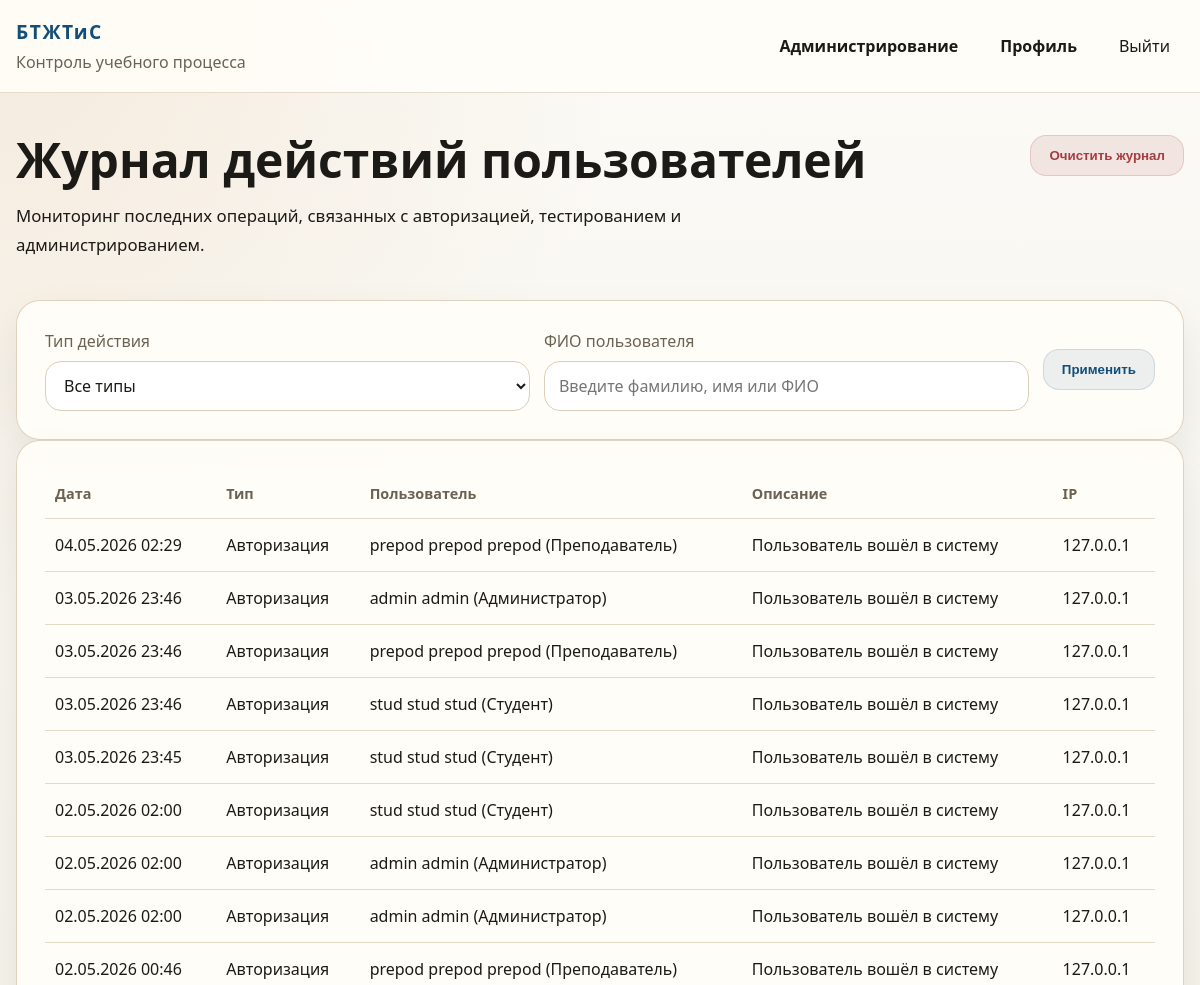
Page /admin-panel/logs/ (signed in, upper part) on the earlier database version.
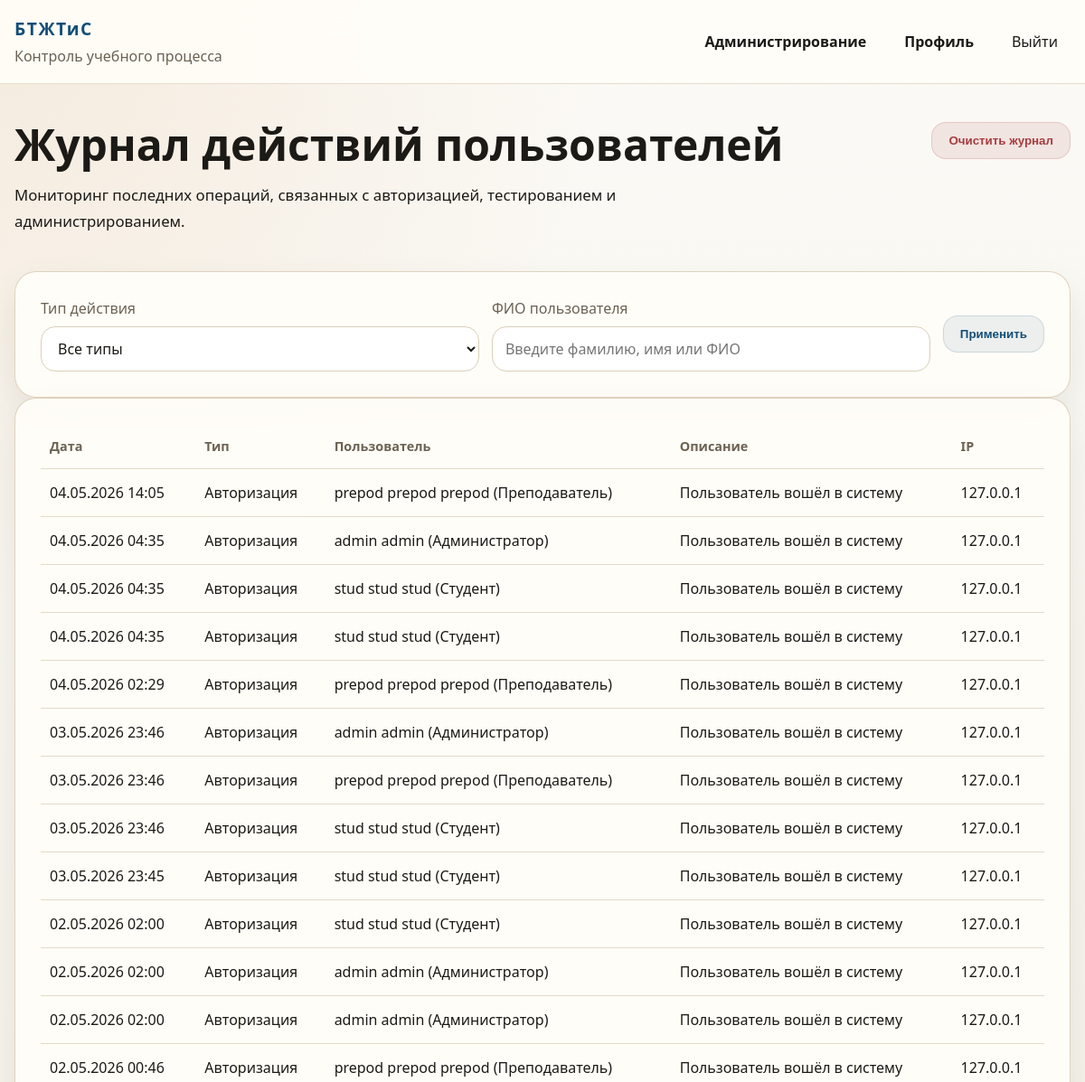
Same page on the later database version.
### education/models.py (models this page shows, shortened)
class ActivityLog(models.Model):
    class ActionType(models.TextChoices):
        AUTH = "auth", "Авторизация"
        PROFILE = "profile", "Профиль"
        TEST = "test", "Тест"
        ANALYTICS = "analytics", "Аналитика"
        ADMIN = "admin", "Администрирование"
    user = models.ForeignKey(
        settings.AUTH_USER_MODEL,
        on_delete=models.SET_NULL,
        blank=True,
        null=True,
        related_name="activity_logs",
        verbose_name="Пользователь",
    )
    action_type = models.CharField("Тип действия", max_length=20, choices=ActionType.choices)
    description = models.CharField("Описание", max_length=255)
    details = models.JSONField("Детали", blank=True, null=True)
    ip_address = models.GenericIPAddressField("IP-адрес", blank=True, null=True)
    created_at = models.DateTimeField("Дата и время", auto_now_add=True)
    class Meta:
        db_table = "logs"
        ordering = ["-created_at"]
        verbose_name = "Журнал действия"
        verbose_name_plural = "Журнал действий"

class User(AbstractUser):
    class Role(models.TextChoices):
        STUDENT = ROLE_STUDENT, "Студент"
        TEACHER = ROLE_TEACHER, "Преподаватель"
        ADMINISTRATOR = ROLE_ADMINISTRATOR, "Администратор"
    email = models.EmailField("Электронная почта", unique=True, blank=True, null=True)
    middle_name = models.CharField("Отчество", max_length=150, blank=True)
    phone = models.CharField("Телефон", max_length=32, blank=True)
    bio = models.TextField("О себе", blank=True)
    role = models.CharField(
        "Роль",
        max_length=20,
        choices=Role.choices,
        default=Role.STUDENT,
    )
    academic_group = models.ForeignKey(
        "AcademicGroup",
        on_delete=models.SET_NULL,
        related_name="students",
        blank=True,
        null=True,
        verbose_name="Учебная группа",
    )
    REQUIRED_FIELDS = ["first_name", "last_name"]
    objects = UserManager()
    class Meta:
        db_table = "users"
        ordering = ["last_name", "first_name", "username"]
        verbose_name = "Пользователь"
        verbose_name_plural = "Пользователи"
    @property
    def full_name(self):
        return " ".join(
            part for part in [self.last_name, self.first_name, self.middle_name] if part
        ) or self.username
    @property
    def is_administrator(self):
        return self.role == self.Role.ADMINISTRATOR or self.is_superuser
    def __str__(self):
        return f"{self.full_name} ({self.get_role_display()})"

### education/views.py (the view, shortened to what this page needs)
# urls.py: path("admin-panel/logs/", views.activity_logs, name="activity_logs"),
@role_required(User.Role.ADMINISTRATOR)
def activity_logs(request):
    logs = ActivityLog.objects.select_related("user").all()
    filter_form = ActivityLogFilterForm(request.GET or None)
    return render(
        request,
        "education/activity_logs.html",
        {"logs": logs[:150], "filter_form": filter_form},
    )

### education/forms.py
class ActivityLogFilterForm(StyledFormMixin, forms.Form):
    action_type = forms.ChoiceField(
        choices=[("", "Все типы")] + list(ActivityLog.ActionType.choices),
        required=False,
        label="Тип действия",
    )
    user_query = forms.CharField(
        required=False,
        label="ФИО пользователя",
        widget=forms.TextInput(
            attrs={
                "placeholder": "Введите фамилию, имя или ФИО",
            }
        ),
    )

### education/context_processors.py (called while the page is built)
def site_meta(request):
    view_name = getattr(getattr(request, "resolver_match", None), "view_name", "")
    meta = DEFAULT_META | ROUTE_META.get(view_name, {})
    meta["url"] = request.build_absolute_uri()
    meta["image"] = request.build_absolute_uri(static("education/img/og-cover.svg"))
    meta["og_title"] = meta["title"]
    return {
        "site_meta": meta,
        "current_view_name": view_name,
    }

### templates/education/activity_logs.html (shortened to what this page needs)
{% extends "base.html" %}
{% block content %}
<section class="section">
    <div class="container">
        <div class="page-head page-head-inline">
            <div>
                <h1>Журнал действий пользователей</h1>
                <p>Мониторинг последних операций, связанных с авторизацией, тестированием и администрированием.</p>
            </div>
            <div class="head-actions">
                <form method="post" action="{% url 'education:activity_logs_clear' %}" class="inline-form">
                <button type="submit" class="btn btn-danger" data-confirm-message="Очистить весь журнал действий?">
                        Очистить журнал
                    </button>
                </form>
            </div>
        </div>
        <section class="panel">
            <form method="get" class="filters-row">
                <div class="form-field">
                    <label for="{{ filter_form.action_type.id_for_label }}">{{ filter_form.action_type.label }}</label>
                    {{ filter_form.action_type }}
                </div>
                <div class="form-field grow-field">
                    <label for="{{ filter_form.user_query.id_for_label }}">{{ filter_form.user_query.label }}</label>
                    {{ filter_form.user_query }}
                </div>
                <div class="filters-actions">
                    <button type="submit" class="btn btn-secondary">Применить</button>
                </div>
            </form>
        </section>
        <section class="panel">
            <div class="table-wrap">
                <table class="data-table">
                    <thead>
                        <tr>
                            <th>Дата</th>
                            <th>Тип</th>
                            <th>Пользователь</th>
                            <th>Описание</th>
                            <th>IP</th>
                        </tr>
                    </thead>
                    <tbody>
                        {% for log in logs %}
                            <tr>
                                <td>{{ log.created_at|date:"d.m.Y H:i" }}</td>
                                <td>{{ log.get_action_type_display }}</td>
                                <td>{{ log.user|default:"Система" }}</td>
                                <td>{{ log.description }}</td>
                                <td>{{ log.ip_address|default:"-" }}</td>
                            </tr>
                        {% empty %}
                            <tr>
                                <td colspan="5">Записей пока нет.</td>
                            </tr>
                        {% endfor %}
                    </tbody>
                </table>
            </div>
        </section>
    </div>
</section>
{% endblock %}

Differences in the rows shown:
added ActivityLog: created_at "04.05.2026 14:05", action_type "Авторизация", user "prepod prepod prepod (Преподаватель)", description "Пользователь вошёл в систему", ip_address "127.0.0.1"
added ActivityLog: created_at "04.05.2026 04:35", action_type "Авторизация", user "admin admin (Администратор)", description "Пользователь вошёл в систему", ip_address "127.0.0.1"
added ActivityLog: created_at "04.05.2026 04:35", action_type "Авторизация", user "stud stud stud (Студент)", description "Пользователь вошёл в систему", ip_address "127.0.0.1"
added ActivityLog: created_at "04.05.2026 04:35", action_type "Авторизация", user "stud stud stud (Студент)", description "Пользователь вошёл в систему", ip_address "127.0.0.1"
